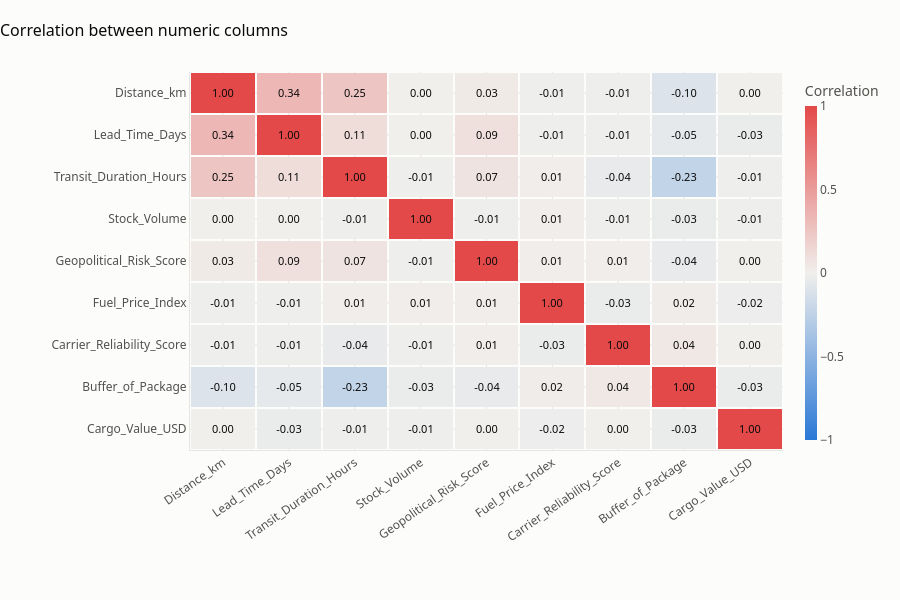

The code cell stored with this chart in its notebook:
### Markdown cell above
## 5. Do the columns relate to each other

In real shipments, longer routes take longer, riskier routes are slower, and unreliable carriers run late. A correlation of 0 means two columns have nothing to do with each other. A value near +1 or -1 means they move together.

### Code cell
corr = raw[numeric_cols].corr().round(2)

fig = go.Figure(go.Heatmap(
    z=corr.values, x=corr.columns, y=corr.index, zmin=-1, zmax=1,
    colorscale=[[0, "#2a78d6"], [0.5, "#f0efec"], [1, "#e34948"]],
    text=corr.values, texttemplate="%{text:.2f}", textfont=dict(color=INK, size=11),
    xgap=2, ygap=2, colorbar=dict(title="Correlation", thickness=12),
    hovertemplate="%{y}<br>%{x}<br>Correlation: %{z:.2f}<extra></extra>",
))
fig.update_yaxes(autorange="reversed")
fig.update_xaxes(tickangle=-35)
style(fig, "Correlation between numeric columns", height=600)
fig.update_layout(margin=dict(l=190, b=150))
fig.show()

off_diagonal = corr.where(~np.eye(len(corr), dtype=bool)).abs().stack().dropna()
print(f"Strongest link between any two columns: {off_diagonal.max():.2f}")
print(f"Pairs with a link stronger than 0.30  : {int((off_diagonal > 0.30).sum() / 2)} of {len(off_diagonal) // 2}")

### Figure 1 — Plotly figure (JSON) as saved in the notebook; plotly's stock layout.template omitted (floating-point values rounded to 4 significant figures)
{"data": [{"colorbar": {"thickness": 12, "title": {"text": "Correlation"}}, "colorscale": [[0, "#2a78d6"], [0.5, "#f0efec"], [1, "#e34948"]], "hovertemplate": "%{y}<br>%{x}<br>Correlation: %{z:.2f}<extra></extra>", "text": [[1.0, 0.34, 0.25, 0.0, 0.03, -0.01, -0.01, -0.1, -0.0], [0.34, 1.0, 0.11, 0.0, 0.09, -0.01, -0.01, -0.05, -0.03], [0.25, 0.11, 1.0, -0.01, 0.07, 0.01, -0.04, -0.23, -0.01], [0.0, 0.0, -0.01, 1.0, -0.01, 0.01, -0.01, -0.03, -0.01], [0.03, 0.09, 0.07, -0.01, 1.0, 0.01, 0.01, -0.04, 0.0], [-0.01, -0.01, 0.01, 0.01, 0.01, 1.0, -0.03, 0.02, -0.02], [-0.01, -0.01, -0.04, -0.01, 0.01, -0.03, 1.0, 0.04, -0.0], [-0.1, -0.05, -0.23, -0.03, -0.04, 0.02, 0.04, 1.0, -0.03], [-0.0, -0.03, -0.01, -0.01, 0.0, -0.02, -0.0, -0.03, 1.0]], "textfont": {"color": "#0b0b0b", "size": 11}, "texttemplate": "%{text:.2f}", "type": "heatmap", "x": ["Distance_km", "Lead_Time_Days", "Transit_Duration_Hours", "Stock_Volume", "Geopolitical_Risk_Score", "Fuel_Price_Index", "Carrier_Reliability_Score", "Buffer_of_Package", "Cargo_Value_USD"], "xgap": 2, "y": ["Distance_km", "Lead_Time_Days", "Transit_Duration_Hours", "Stock_Volume", "Geopolitical_Risk_Score", "Fuel_Price_Index", "Carrier_Reliability_Score", "Buffer_of_Package", "Cargo_Value_USD"], "ygap": 2, "z": [[1.0, 0.34, 0.25, 0.0, 0.03, -0.01, -0.01, -0.1, -0.0], [0.34, 1.0, 0.11, 0.0, 0.09, -0.01, -0.01, -0.05, -0.03], [0.25, 0.11, 1.0, -0.01, 0.07, 0.01, -0.04, -0.23, -0.01], [0.0, 0.0, -0.01, 1.0, -0.01, 0.01, -0.01, -0.03, -0.01], [0.03, 0.09, 0.07, -0.01, 1.0, 0.01, 0.01, -0.04, 0.0], [-0.01, -0.01, 0.01, 0.01, 0.01, 1.0, -0.03, 0.02, -0.02], [-0.01, -0.01, -0.04, -0.01, 0.01, -0.03, 1.0, 0.04, -0.0], [-0.1, -0.05, -0.23, -0.03, -0.04, 0.02, 0.04, 1.0, -0.03], [-0.0, -0.03, -0.01, -0.01, 0.0, -0.02, -0.0, -0.03, 1.0]], "zmax": 1, "zmin": -1}], "layout": {"font": {"color": "#52514e", "family": "Segoe UI, Arial, sans-serif", "size": 12}, "height": 600, "hoverlabel": {"bgcolor": "white", "font": {"color": "#0b0b0b"}}, "margin": {"b": 150, "l": 190, "r": 32, "t": 72}, "paper_bgcolor": "#fcfcfb", "plot_bgcolor": "#fcfcfb", "title": {"font": {"color": "#0b0b0b", "size": 16}, "text": "Correlation between numeric columns", "x": 0, "xanchor": "left"}, "xaxis": {"gridcolor": "#e6e5e1", "linecolor": "#e6e5e1", "tickangle": -35, "zeroline": false}, "yaxis": {"autorange": "reversed", "gridcolor": "#e6e5e1", "linecolor": "#e6e5e1", "zeroline": false}}}
